Frame 1 (no input): blank canvas, image omitted
Frame 60 (no input): blank canvas, image omitted
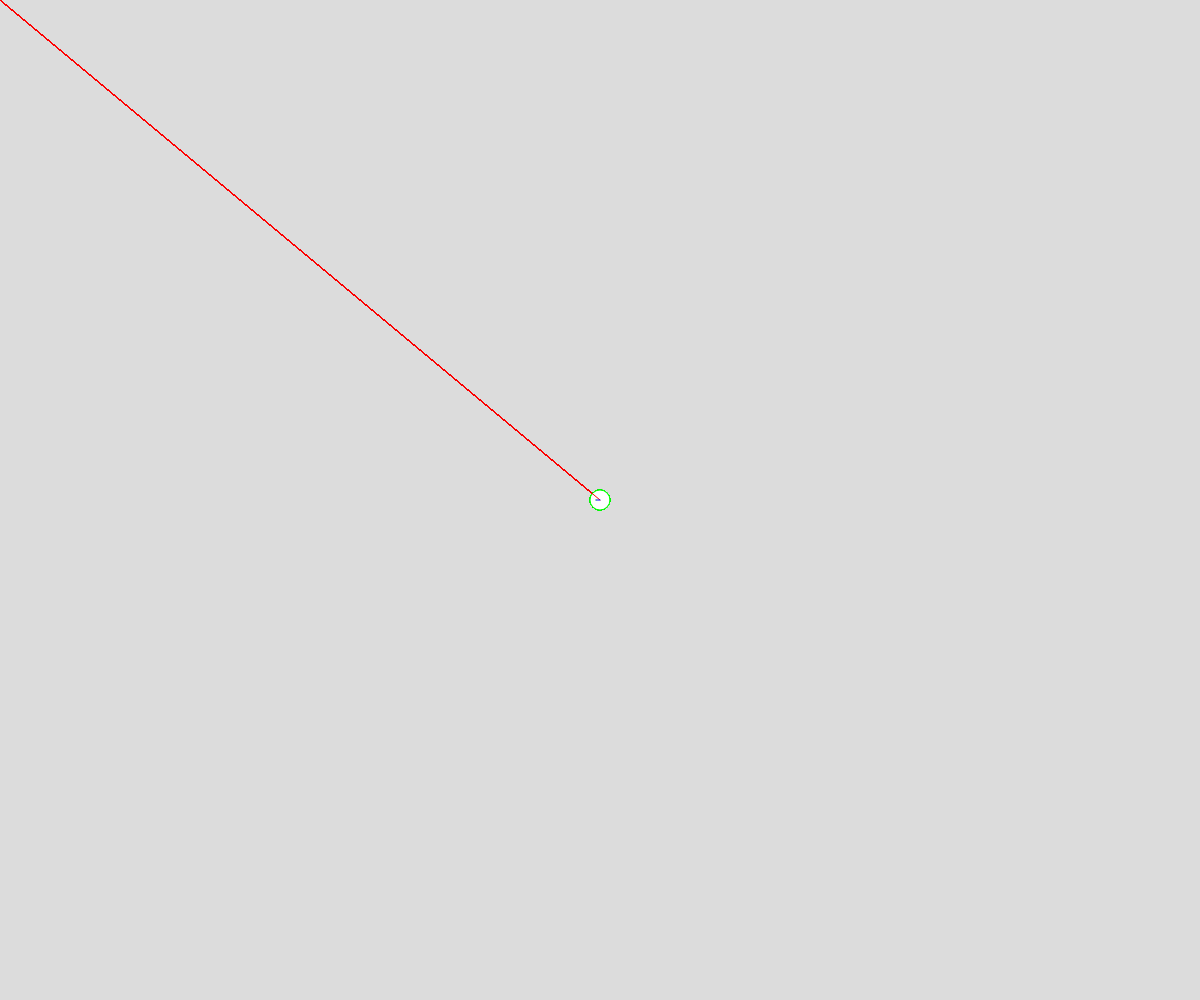
Frame 120 (the mouse pressed at the canvas centre since frame 60)

The p5.js sketch whose frames 1 and 60 were blank and that drew this single picture after the mouse press (run headless with seeded random() and noise() and a simulated clock; from frame 60 on, the mouse is pressed at the canvas centre):

// p5.js sketch
// ── sketch.js
// Vectors Practice
// Montier Liu
// April 13

let objects = [];

function setup() {
  createCanvas(windowWidth, windowHeight);
}

function draw() {
  background(220);
  //create objects
  if(mouseIsPressed){
    objects.push(new Ball(mouseX, mouseY));
  }

  //process objects
  for(let o of objects){
    if(keyIsDown(32)){
      o.move();
    }
    o.calcMouse();
    o.display();
  }
}

class Ball{
  constructor(x, y){
    this.pos = createVector(x,y);
    this.vel = createVector(random(-5, 5) -5);
    this.force = createVector(0, 0.1); //GRAV
  }

  calcMouse(){
    this.force = createVector(mouseX, mouseY);
    this.force.sub(this.pos);
    this.force.normalize();
    this.force.mult(4);
  }

  move(){
    // update velocity and pos vectors
    this.vel.add(this.force);
    this.vel.limit(20); // can't go outside -20 and 20
    this.pos.add(this.vel);

    //wall bounce
    if(this.pos.x < 0 || this.pos.x > width){
      this.vel.x *= -1;
    }

    //floor bounce
    if(this.pos.y > height){
      this.vel.y *= -0.9;
    }
  }

  display(){
    //display the ball
    circle(this.pos.x, this.pos.y, 20 );

    //display the vectors
    if(true){
      stroke(255, 0, 0);
      line (0,0, this.pos.x, this.pos.y);

      let endX = this.pos.x + this.vel.x;
      let endY = this.pos.y + this.vel.y;

      stroke(0,0,255);
      line(this.pos.x, this.pos.y, endX, endY);

      stroke(0, 255, 0);
      line(endX, endY, endX + this.force.x, endY + this.force.y);
    }
  }
}
